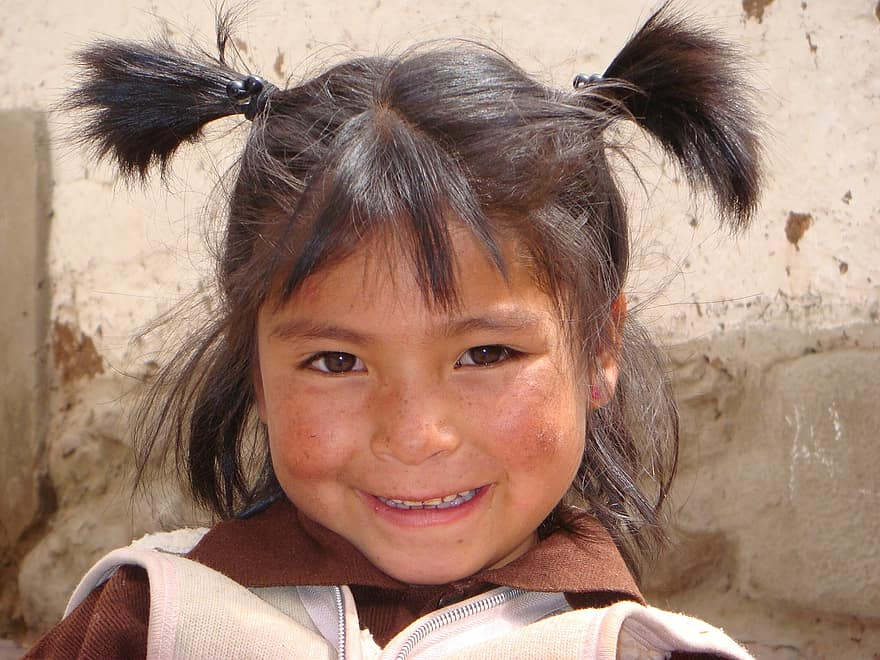
#> input picture datasets/girl_face.jpg, 880 x 660 px, found by its file name
$ python OpenCVFace1.py
#> lines starting #> are read from the running program, lines starting #| are printed output that depends on the picture; after the words box and inside, x2 and y2 are one past the last pixel; in counts of white or black regions, pixels touching at a corner belong together
import cv2
import matplotlib.pyplot as plt

# OpenCV has a lot of pre-trained classifiers for face detection, eye detection etc.
# several positive and negative samples to train the model (Viola-Jones algorithm)
cascade_classifier = cv2.CascadeClassifier('datasets/haarcascade_frontalface_alt.xml')

# OpenCV deals with BGR but Matplotlib deals with RGB
image = cv2.imread('datasets/girl_face.jpg')
#> image is the input picture: shape (660, 880, 3); mean B, G, R 117.1, 132.7, 163.1

# convert to grayscale
gray_image = cv2.cvtColor(image, cv2.COLOR_BGR2GRAY)
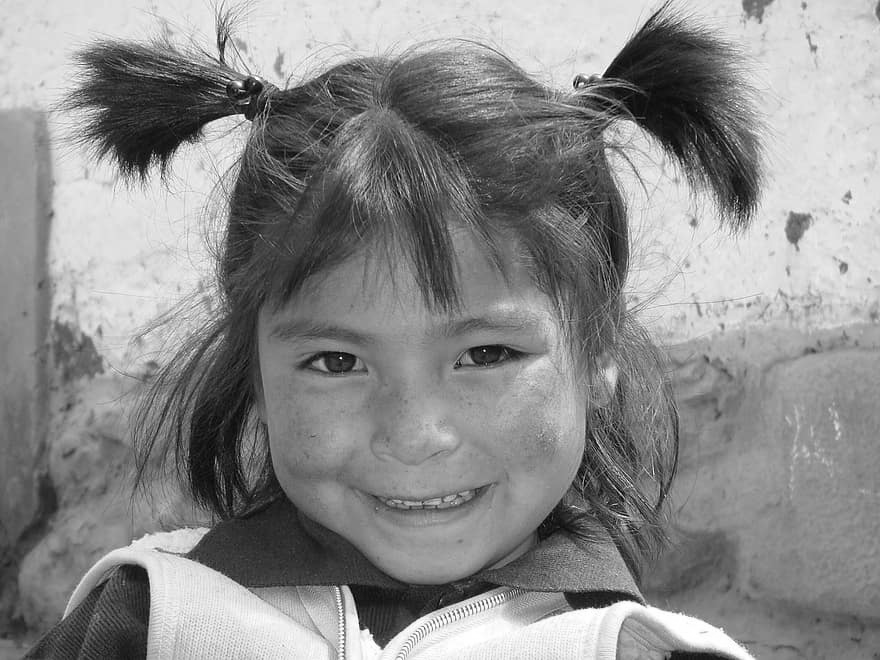
#> gray_image: shape (660, 880); min 1, max 255, mean 140

detected_faces = cascade_classifier.detectMultiScale(gray_image, scaleFactor=1.1, minNeighbors=10, minSize=(30, 30))
#> detected_faces = [[241, 233, 350, 350]]

for (x, y, width, height) in detected_faces:
    cv2.rectangle(image, (x, y), (x + width, y + height), (0, 0, 255), 10)
#> this loop made 1 pass
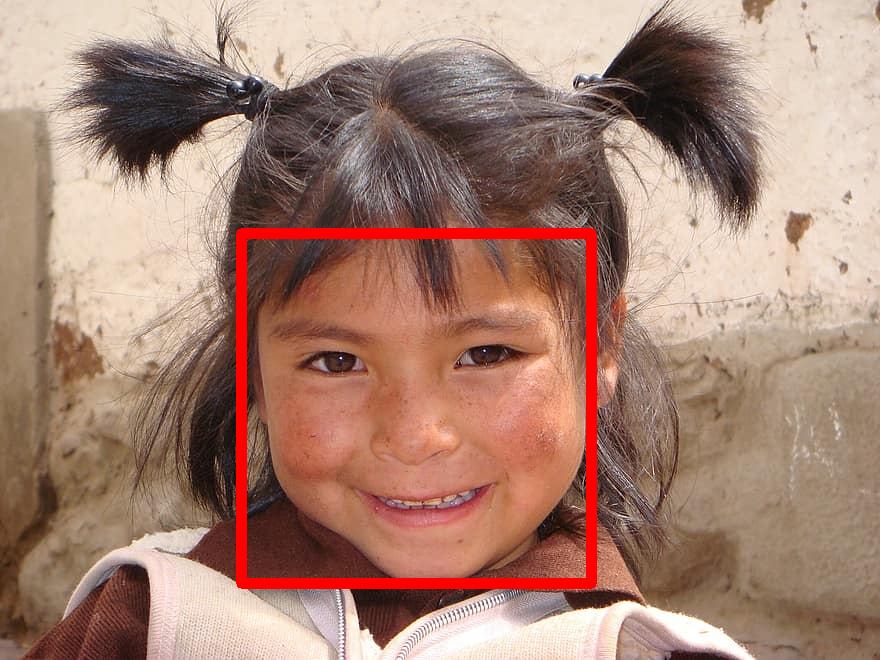
#> image: shape (660, 880, 3); 2.64% of pixels changed, all inside (x1, y1, x2, y2) = (236, 228, 597, 589)

# OpenCV uses BGR and matplotlib uses RGB
plt.imshow(cv2.cvtColor(image, cv2.COLOR_BGR2RGB))
plt.show()

$ run again, with datasets/image.jpg copied over datasets/girl_face.jpg
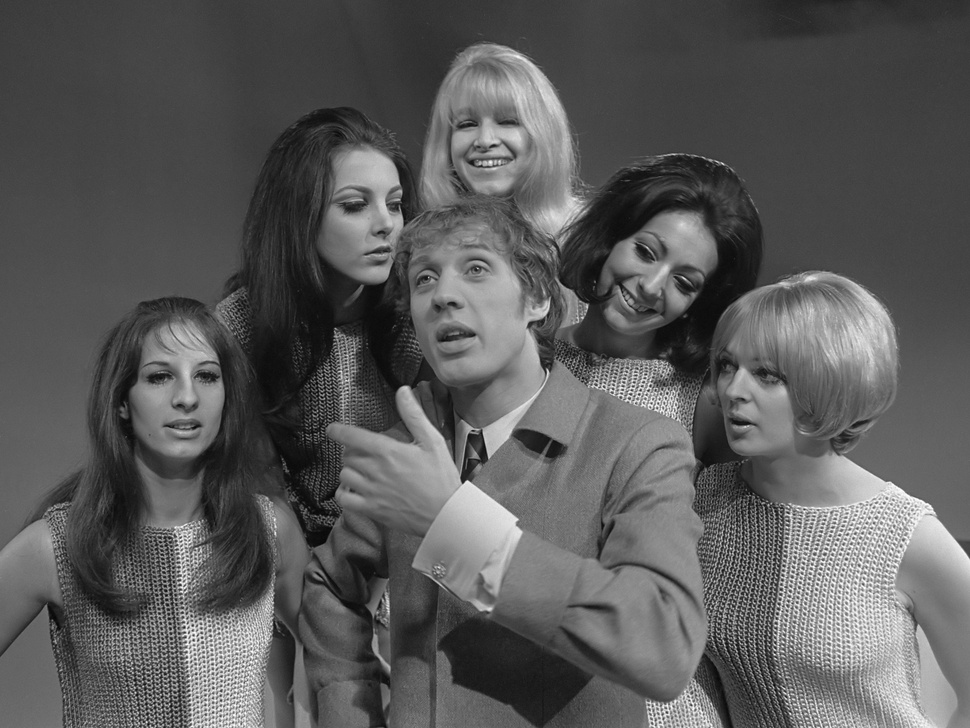
#> input picture datasets/image.jpg, 970 x 728 px, shrunk from 2857 x 2143 before the run, found by its file name
#> image is the input picture: shape (728, 970, 3); min 1, max 255, mean 90.1
#> detected_faces = [[317, 159, 116, 116], [124, 330, 121, 121], [424, 71, 127, 127], [383, 216, 140, 140], [672, 319, 133, 133]]
#> the loop `for (x, y, width, height) in detected_faces:` made 5 passes
#> after the loop `for (x, y, width, height) in detected_faces:`:
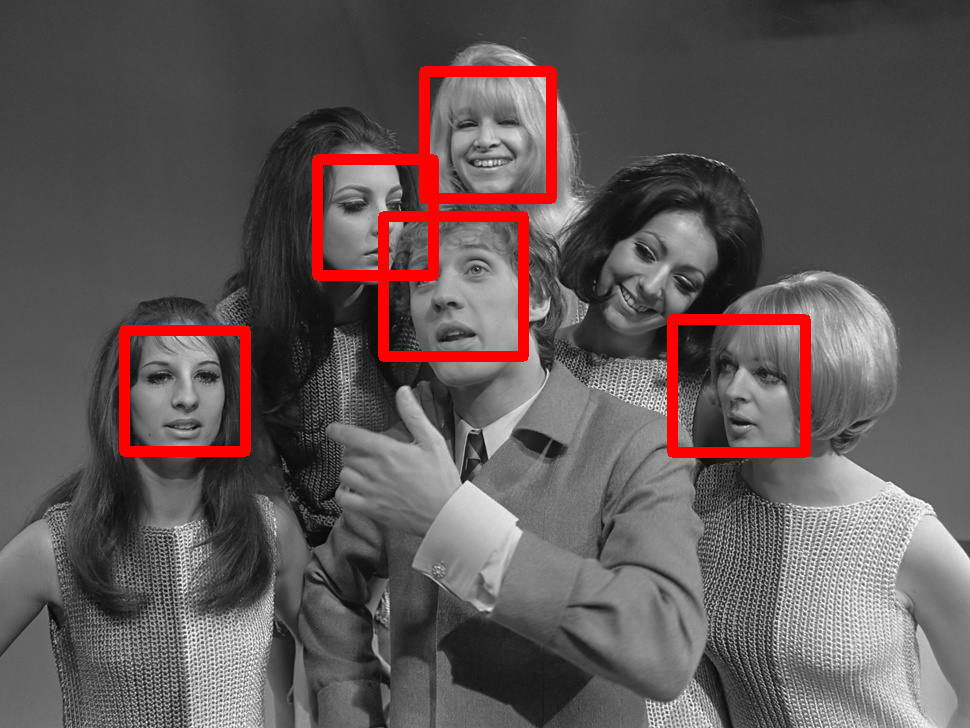
#> image: shape (728, 970, 3); 3.86% of pixels changed, all inside (x1, y1, x2, y2) = (119, 66, 811, 458)

$ run again, with datasets/image2.jpg copied over datasets/girl_face.jpg
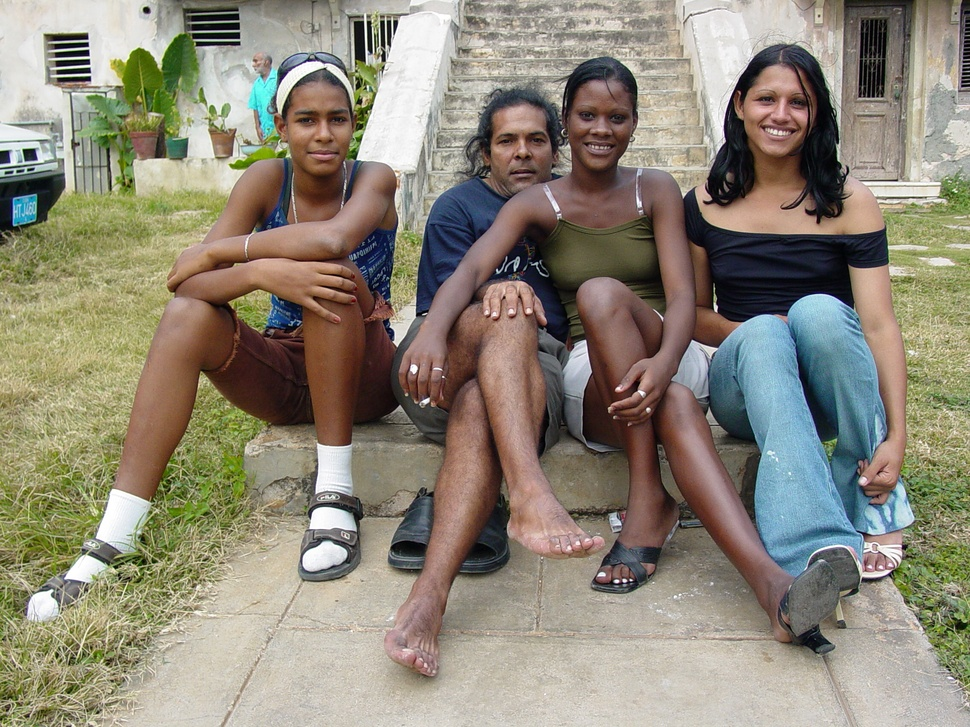
#> input picture datasets/image2.jpg, 970 x 727 px, shrunk from 2272 x 1704 before the run, found by its file name
#> image is the input picture: shape (727, 970, 3); mean B, G, R 119.4, 135, 141.7
#> `gray_image = cv2.cvtColor(image, cv2.COLOR_BGR2GRAY)`:
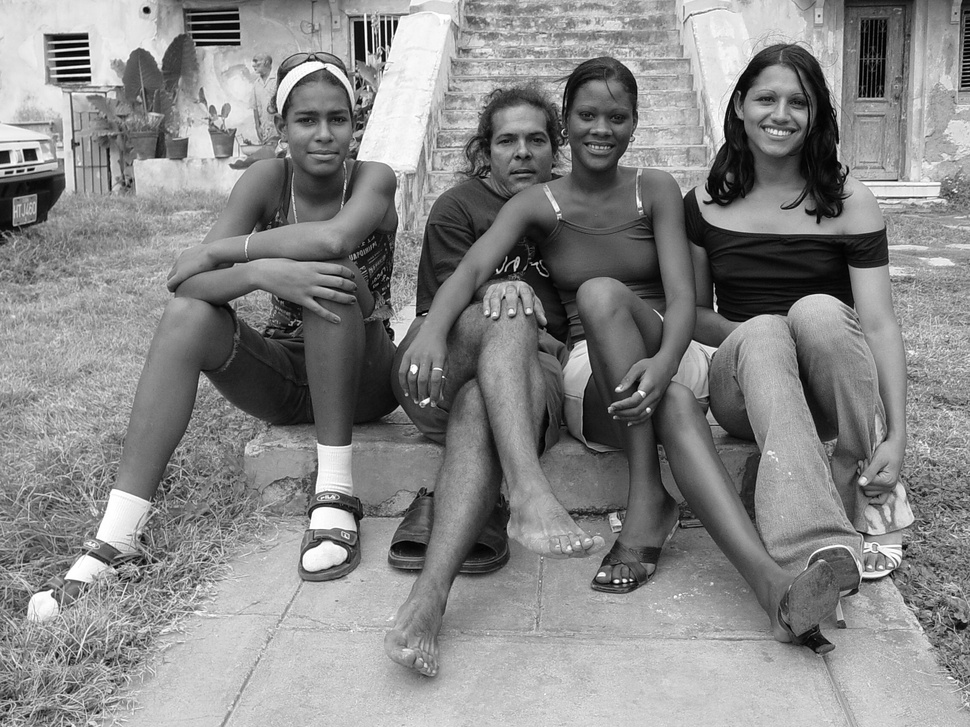
#> gray_image: shape (727, 970); min 0, max 255, mean 135.2
#> detected_faces = [[486, 112, 73, 73], [283, 88, 81, 81], [739, 68, 84, 84], [562, 86, 78, 78]]
#> the loop `for (x, y, width, height) in detected_faces:` made 4 passes
#> after the loop `for (x, y, width, height) in detected_faces:`:
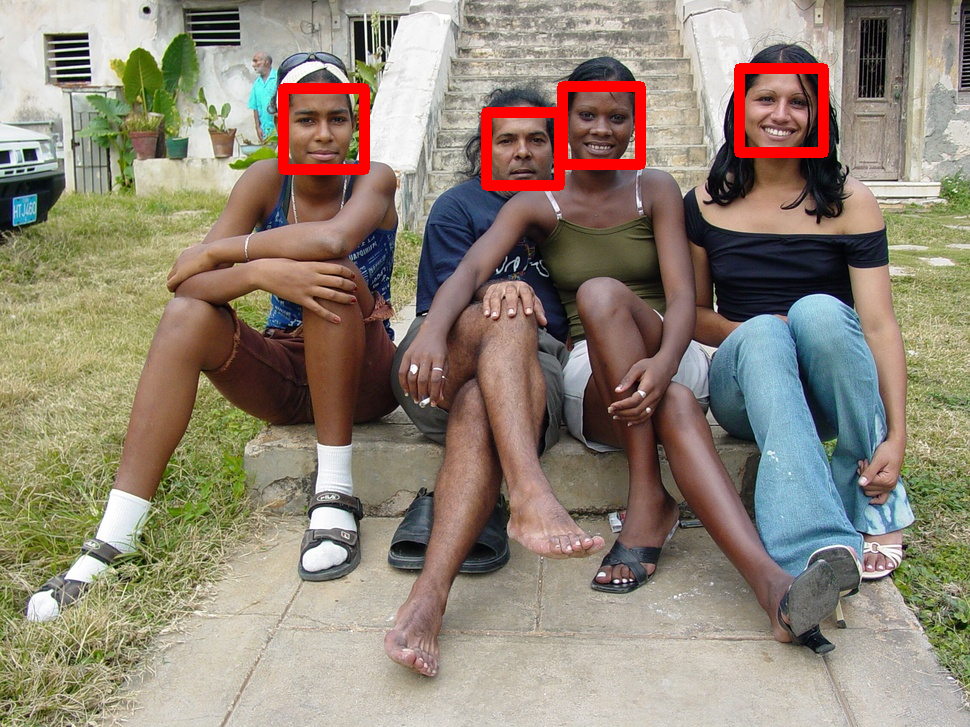
#> image: shape (727, 970, 3); 1.88% of pixels changed, all inside (x1, y1, x2, y2) = (278, 63, 829, 191)

$ run again, with datasets/image3.jpg copied over datasets/girl_face.jpg
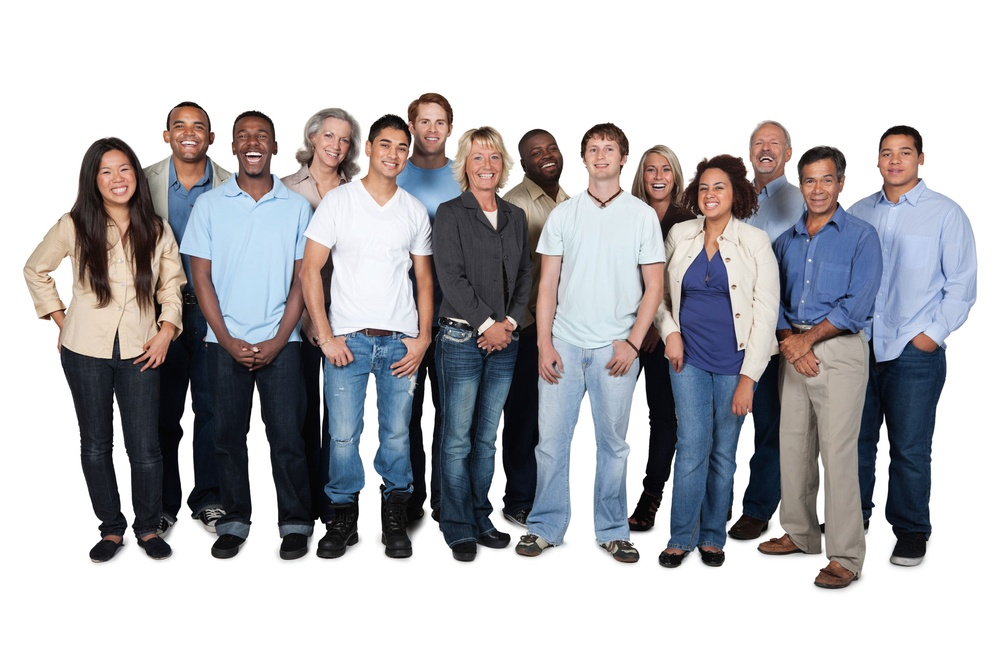
#> input picture datasets/image3.jpg, 1000 x 666 px, shrunk from 2716 x 1810 before the run, found by its file name
#> image is the input picture: shape (666, 1000, 3); mean B, G, R 185.1, 181.8, 182.6
#> `gray_image = cv2.cvtColor(image, cv2.COLOR_BGR2GRAY)`:
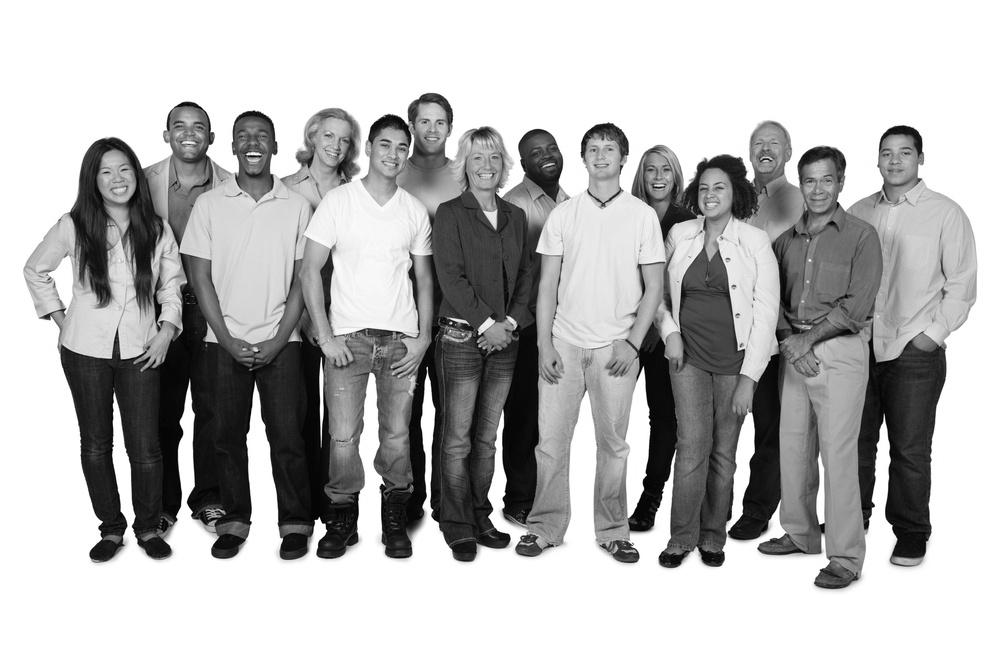
#> gray_image: shape (666, 1000); min 0, max 255, mean 182.4
#> detected_faces = [[411, 105, 44, 44], [580, 134, 44, 44], [872, 135, 49, 49], [92, 153, 47, 47], [637, 153, 44, 44], [794, 162, 48, 48], [690, 170, 44, 44], [166, 109, 46, 46], [369, 127, 49, 49], [229, 117, 48, 48]]
#> the loop `for (x, y, width, height) in detected_faces:` made 10 passes
#> after the loop `for (x, y, width, height) in detected_faces:`:
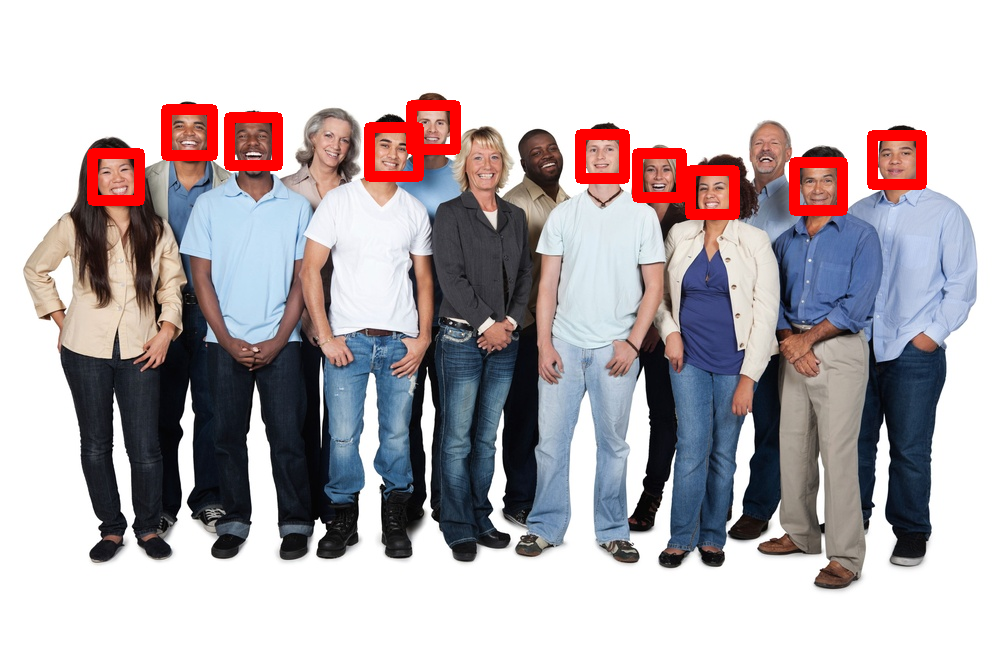
#> image: shape (666, 1000, 3); 2.95% of pixels changed, all inside (x1, y1, x2, y2) = (87, 100, 927, 220)
